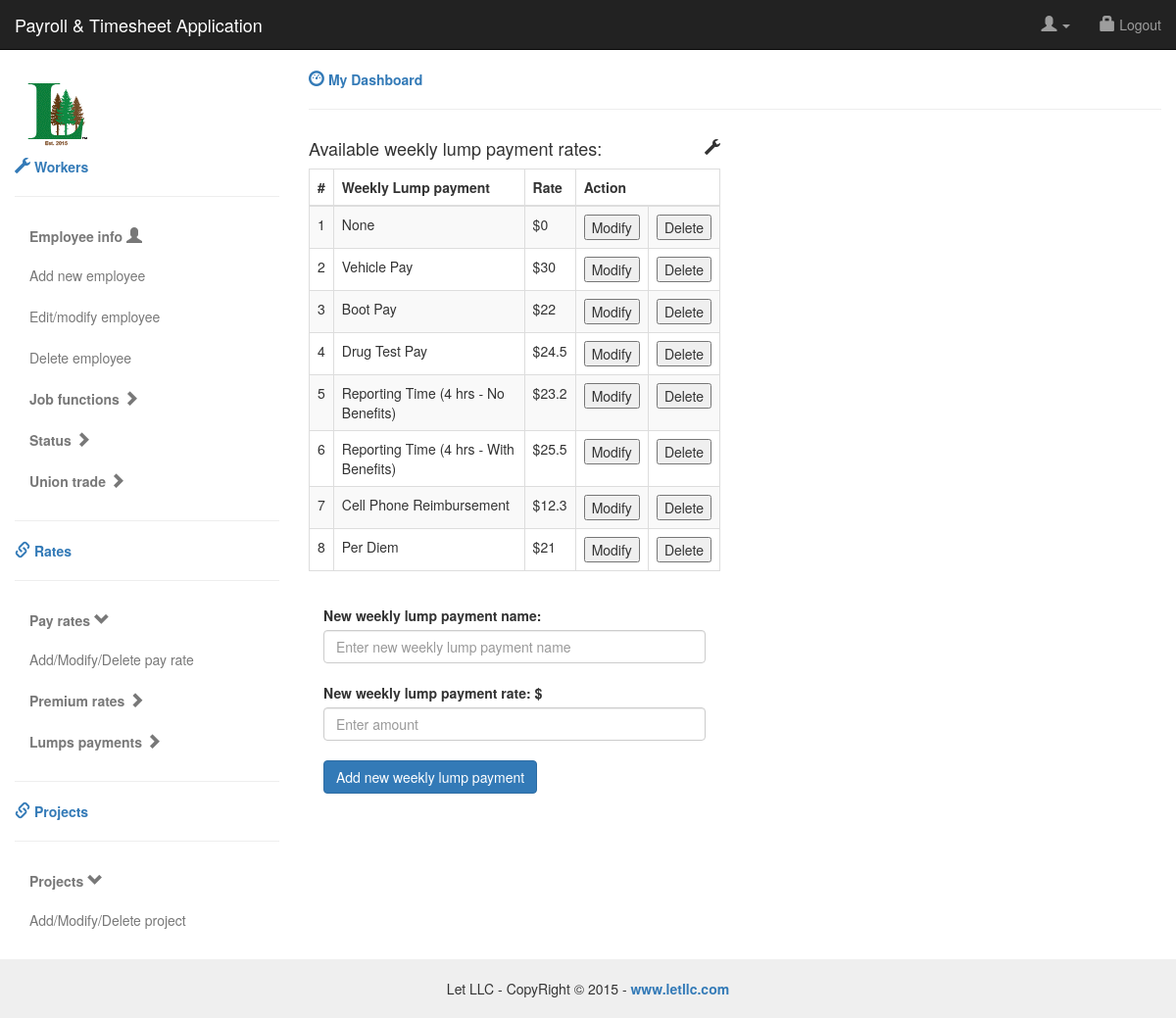
The page /add_weekly_lump_payment_table.php on the database its author committed.
### tables this page shows
CREATE TABLE `weekly_lump_payments` (
  `weekly_lump_payments_id` int(11) NOT NULL AUTO_INCREMENT,
  `weekly_lump_payment_type` varchar(45) DEFAULT NULL,
  `weekly_lump_payment_amount` varchar(45) DEFAULT NULL,
  PRIMARY KEY (`weekly_lump_payments_id`)
);

### add_weekly_lump_payment_table.php (the view, shortened to what this page needs)
<!DOCTYPE html>
<html lang="en">
	<head>
		<link href="css/styles.css" rel="stylesheet">
                <link href="css/bootstrap.min.css" rel="stylesheet">
                <link href="http://maxcdn.bootstrapcdn.com/bootstrap/3.2.0/css/bootstrap.min.css" rel="stylesheet" type="text/css" />
                <link href="http://cdnjs.cloudflare.com/ajax/libs/bootstrap-datepicker/1.3.0/css/datepicker.css" rel="stylesheet" type="text/css" />
		<link href="css/styles.css" rel="stylesheet">
	</head>
	<body>
<div id="top-nav" class="navbar navbar-inverse navbar-static-top">
    <div class="container-fluid">
        <div class="navbar-header">
            <a class="navbar-brand" href="#">Payroll & Timesheet Application</a>
        </div>
        <div class="navbar-collapse collapse">
            <ul class="nav navbar-nav navbar-right">
                <li class="dropdown">
                    <a class="dropdown-toggle" role="button" data-toggle="dropdown" href="#"><i class="glyphicon glyphicon-user"></i> <?php echo $_SESSION['user_id']; ?> <span class="caret"></span></a>
                </li>
                <li><a href="#"><i class="glyphicon glyphicon-lock"></i> Logout</a></li>
            </ul>
        </div>
    </div>
</div>
<div class="container-fluid">
    <div class="row">
        <div class="col-sm-3">
            <img src="let-logo.png" /><br/>
            <a href="#"><strong><i class="glyphicon glyphicon-wrench"></i> Workers</strong></a>
            <hr>
            <ul class="nav nav-stacked">
                <li class="nav-header"> <a href="#" data-toggle="collapse" data-target="#menu1"><strong>Employee info</strong> <i class="glyphicon glyphicon-user"></i></a>
                    <ul class="nav nav-stacked collapse in" id="menu1">
                        <li class="active"> <a href="add_employee_form.php">Add new employee</a></li>
                        <li class="active"> <a href="edit_employee_table.php">Edit/modify employee</a></li>
                        <li class="active"> <a href="delete_employee_table.php">Delete employee</a></li>
                    </ul>
                </li>
                <li class="nav-header"> <a href="#" data-toggle="collapse" data-target="#menu2"><strong>Job functions</strong> <i class="glyphicon glyphicon-chevron-right"></i></a>
                </li>
                <li class="nav-header">
                    <a href="#" data-toggle="collapse" data-target="#menu3"><strong>Status</strong> <i class="glyphicon glyphicon-chevron-right"></i></a>
                </li>
                <li class="nav-header">
                    <a href="#" data-toggle="collapse" data-target="#menu4"><strong>Union trade</strong> <i class="glyphicon glyphicon-chevron-right"></i></a>
                </li>
            </ul>
            <hr>
            <a href="#"><strong><i class="glyphicon glyphicon-link"></i> Rates</strong></a>
            <hr>
            <ul class="nav nav-stacked">
                <li class="nav-header"> <a href="#" data-toggle="collapse" data-target="#menu5"><strong>Pay rates</strong> <i class="glyphicon glyphicon-chevron-down"></i></a>
                    <ul class="nav nav-stacked collapse in" id="menu5">
                        <li class="active"> <a href="add_pay_rate_table.php">Add/Modify/Delete pay rate</a></li>
                    </ul>
                </li>
                <li class="nav-header"> <a href="#" data-toggle="collapse" data-target="#menu6"><strong>Premium rates</strong> <i class="glyphicon glyphicon-chevron-right"></i></a>
                </li>
                <li class="nav-header">
                    <a href="#" data-toggle="collapse" data-target="#menu7"><strong>Lumps payments</strong> <i class="glyphicon glyphicon-chevron-right"></i></a>
                </li>
            </ul>
           <hr>
            <a href="#"><strong><i class="glyphicon glyphicon-link"></i> Projects</strong></a>
            <hr>
            <ul class="nav nav-stacked">
                <li class="nav-header"> <a href="#" data-toggle="collapse" data-target="#menu5"><strong>Projects</strong> <i class="glyphicon glyphicon-chevron-down"></i></a>
                    <ul class="nav nav-stacked collapse in" id="menu5">
                        <li class="active"> <a href="add_project_table.php">Add/Modify/Delete project</a></li>
                    </ul>
                </li>
            </ul>
        </div>
        <div class="col-sm-9">
            <a href="dashboard.php"><strong><i class="glyphicon glyphicon-dashboard"></i> My Dashboard</strong></a>
            <hr>
            <div class="row">
                <div class="col-md-6">
                    <div class="panel-title">
                        <i class="glyphicon glyphicon-wrench pull-right"></i>
                                <h4>Available weekly lump payment rates:</h4>
                    </div>
                    <table class="table table-striped table-bordered table-hover">
                            <thead>
                                <tr>
                                    <th>#</th>
                                    <th>Weekly Lump payment</th>
                                    <th>Rate</th>
                                    <th  colspan="2">Action</th>
                                </tr>
                            </thead>
                            <tbody>
                                <?php
                                $result = mysql_query("SELECT *
                                                       FROM weekly_lump_payments");
                                $counter = 0;
                                            while($row = mysql_fetch_array($result, MYSQL_ASSOC))
                                            {
                                                ++$counter;
                                ?>
                                <tr>
                                    <td><?php echo $counter; ?></td>
                                    <td><?php echo "{$row['weekly_lump_payment_type']} <br>"; ?></td>
                                    <td><?php echo "$"."{$row['weekly_lump_payment_amount']} <br>"; ?></td>
                                    <td>
                                        <form id="modify" action="edit_weekly_lump_payment_form.php" method="post">
                                            <input name="modify_status" type="submit" value="Modify">
                                        </form>
                                    </td>
                                    <td>
                                        <form class="delete" action="delete_weekly_lump_payment_form.php" method="post">
                                            <input  type="submit" value="Delete">
                                        </form>
                                    </td>
                                </tr>
                                   <?php
                                            }
                                        ?>
                            </tbody>
                        </table>
                         <div class="panel-body">
                             <form action="add_weekly_lump_payment_form.php" class="form form-vertical" method="post">
                                <div class="control-group">
                                    <label>New weekly lump payment name:</label>
                                    <div class="controls">
                                        <input name="new_weekly_lump_payment_name" type="text" class="form-control" placeholder="Enter new weekly lump payment name">
                                    </div>
                                    <br />
                                    <label>New weekly lump payment rate: $</label>
                                    <div class="controls">
                                        <input name="new_weekly_lump_payment_rate" type="text" class="form-control" placeholder="Enter amount">
                                    </div>
                                    <br />
                                    <div class="controls">
                                        <button type="submit" class="btn btn-primary">
                                            Add new weekly lump payment
                                        </button>
                                    </div>
                                </div>
                            </form>
                         </div>
                    </div>
                </div>
            </div>
        </div>
    </div>
<footer class="text-center">Let LLC - CopyRight © 2015 - <a href="http://www.letllc.com"><strong>www.letllc.com</strong></a></footer>
	</body>
</html>

### css/styles.css (style rules this page uses)
.navbar-static-top { margin-bottom:20px; }
i { font-size:16px; }
.nav > li > a { color:#787878; }
footer { margin-top:20px; padding-top:20px; padding-bottom:20px; background-color:#efefef; }

### rows shown on the page
weekly_lump_payments: weekly_lump_payment_type "None", weekly_lump_payment_amount "0"
weekly_lump_payments: weekly_lump_payment_type "Vehicle Pay", weekly_lump_payment_amount "30"
weekly_lump_payments: weekly_lump_payment_type "Boot Pay", weekly_lump_payment_amount "22"
weekly_lump_payments: weekly_lump_payment_type "Drug Test Pay", weekly_lump_payment_amount "24.5"
weekly_lump_payments: weekly_lump_payment_type "Reporting Time (4 hrs - No Benefits)", weekly_lump_payment_amount "23.2"
weekly_lump_payments: weekly_lump_payment_type "Reporting Time (4 hrs - With Benefits)", weekly_lump_payment_amount "25.5"
weekly_lump_payments: weekly_lump_payment_type "Cell Phone Reimbursement", weekly_lump_payment_amount "12.3"
weekly_lump_payments: weekly_lump_payment_type "Per Diem", weekly_lump_payment_amount "21"
